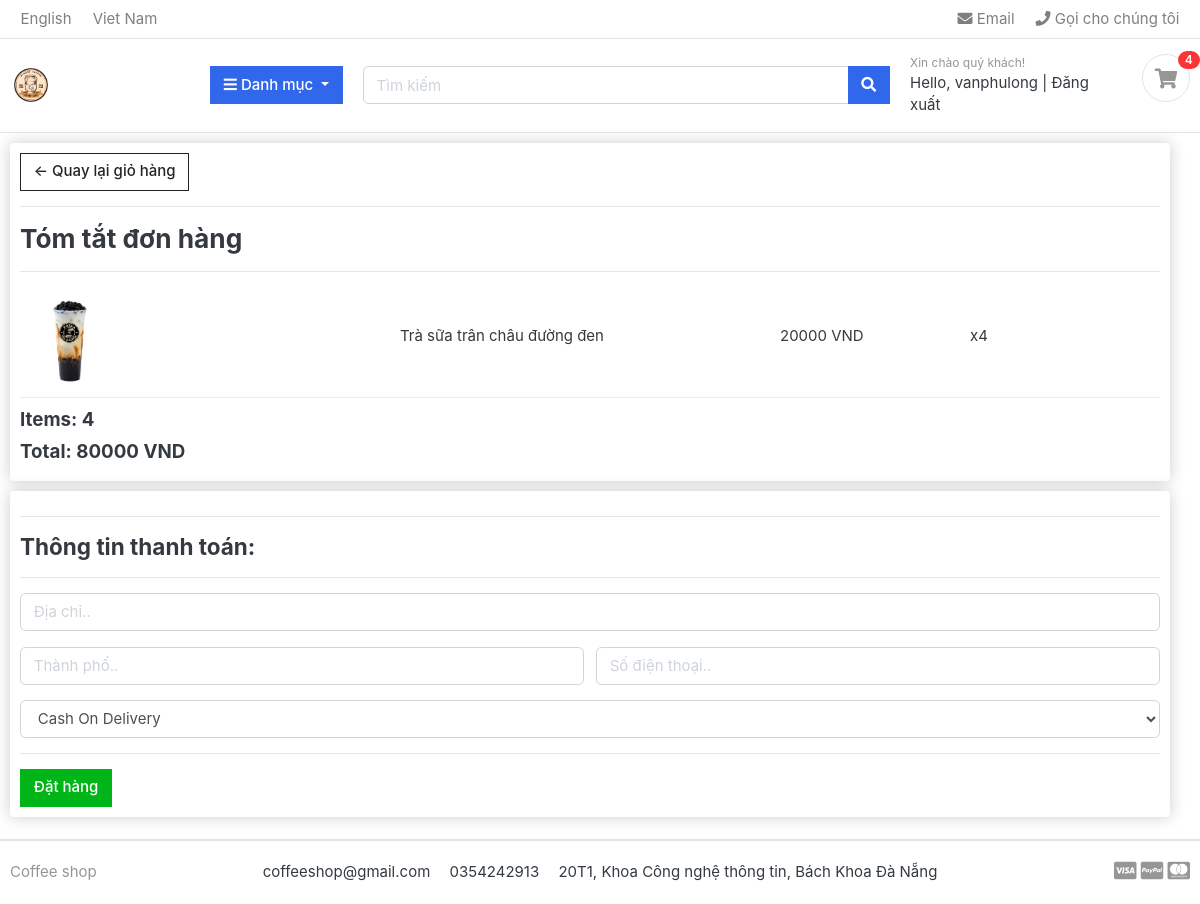
Before: /cart/checkout/ (signed in) with the older database file.
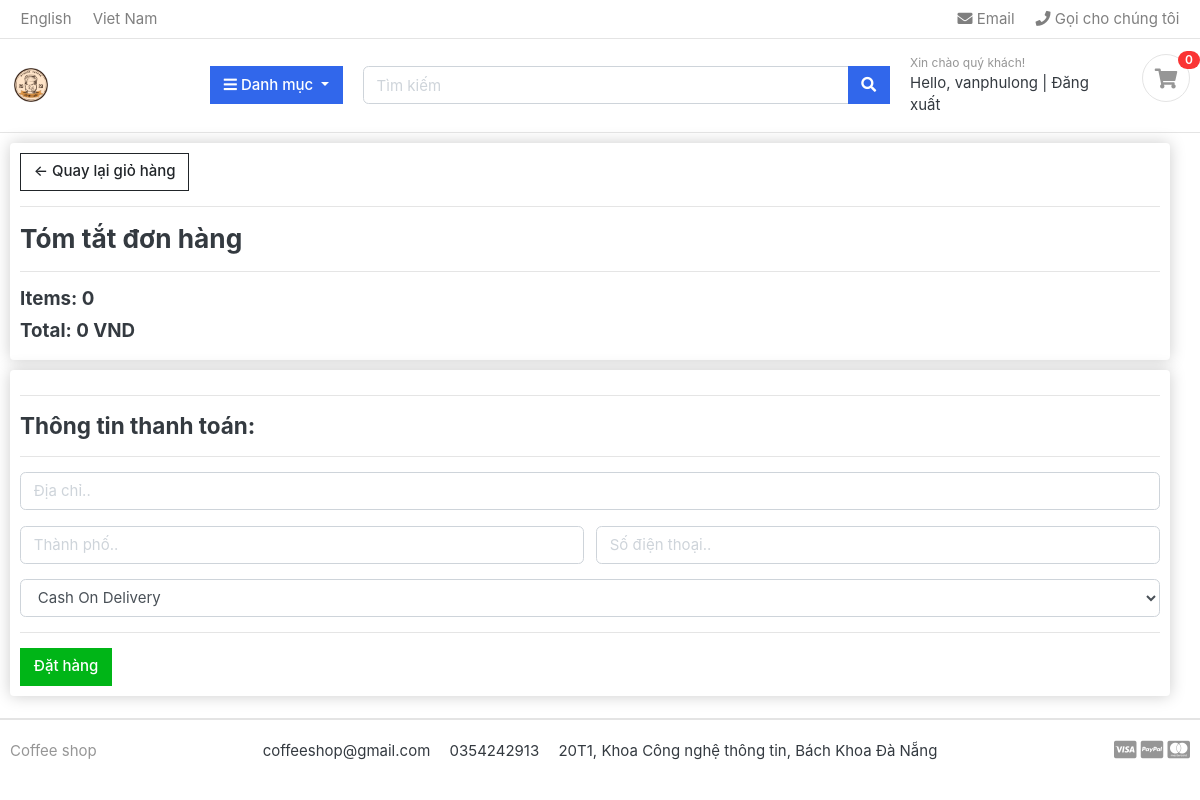
After: the same page with the newer database file.
### cart/models.py (models this page shows, shortened)
class OrderItem(models.Model):
    product = models.ForeignKey(Product, on_delete=models.SET_NULL, null=True)
    order = models.ForeignKey(Order, on_delete=models.SET_NULL, null=True)
    quantity = models.IntegerField(default=0)
    date_added = models.DateTimeField(default=now)
    @property
    def get_total(self):
        total = self.product.price * self.quantity
        return total

class Order(models.Model):
    customer = models.ForeignKey(Customer, on_delete=models.SET_NULL, null=True)
    date_ordered = models.DateTimeField(default=now)
    complete = models.BooleanField(default=False)
    @property
    def get_cart_total(self):
        orderitems = self.orderitem_set.all()
        total = sum([item.get_total for item in orderitems])
        return total
    @property
    def get_cart_items(self):
        orderitems = self.orderitem_set.all()
        total = sum([item.quantity for item in orderitems])
        return total

### coffee/models.py (models this page shows, shortened)
class Product(models.Model):
    name = models.CharField(max_length=255, unique=True)
    slug = models.SlugField(max_length=100, unique=True)
    price = models.FloatField()
    quantity = models.IntegerField()
    category = models.ForeignKey(Category, on_delete=models.CASCADE)
    image = models.ImageField(max_length=100, upload_to='products/images', blank=True)
    description = models.TextField(max_length=2048, blank=True, default='')

### cart/views.py (the view, shortened to what this page needs)
# urls.py: path('checkout/', views.checkout, name='checkout'),
def checkout(request):
    if request.user.is_authenticated:
        data = cartData(request)
        items = data['items']
        order = data['order']
        cartItems = data['cartItems']
        total = order.get_cart_total
        return render(request, "checkout.html", {'items':items, 'order':order, 'cartItems':cartItems, 'alert':False})

### cart/inherit.py (called while the page is built, shortened)
def cartData(request):
    if request.user.is_authenticated:
        customer = request.user.customer
        order, created = Order.objects.get_or_create(customer=customer, complete=False)
        items = order.orderitem_set.all()
        cartItems = order.get_cart_items
    return {'cartItems':cartItems, 'items':items, 'order':order}

### category/context_processors.py (called while the page is built)
def menu_links(request):
    links = Category.objects.all()
    return dict(links=links)

### category/models.py (called while the page is built)
    def get_url(self):
        return reverse('products_by_category', args=[self.slug])

### templates/checkout.html (shortened to what this page needs)
{% extends 'base.html' %}
{% load static %}
{% block content %}
<div class="container-fluid row">
    <div class="col-lg-12">
        <div class="box-element">
            <a class="btn btn-outline-dark" href="/cart/">&#x2190; Quay lại giỏ hàng</a>
            <hr>
            <h3>Tóm tắt đơn hàng</h3>
            <hr>
            {% for item in items %}
            <div class="cart-row">
                <div style="flex:2"><img class="row-image" src="{{item.product.image.url}}"></div>
                <div style="flex:2">
                    <p>{{item.product.name}}</p>
                </div>
                <div style="flex:1">
                    <p>{{item.product.price|floatformat:0}} VND</p>
                </div>
                <div style="flex:1">
                    <p>x{{item.quantity}}</p>
                </div>
            </div>
            {% endfor %}
            <h5>Items: {{order.get_cart_items}}</h5>
            <h5>Total: {{order.get_cart_total|floatformat:0}} VND</h5>
        </div>
    </div>
    <div class="col-lg-12">
        <div class="box-element" id="form-wrapper">
            <form method="POST"> {% csrf_token %}
                <div id="shipping-info">
                    <hr>
                    <h4>Thông tin thanh toán:</h4>
                    <hr>
                    <div class="">
                        <input class="form-control" type="text" name="address" placeholder="Địa chỉ.." required>
                    </div>
                    <div style="display: flex; gap: 12px; margin-top: 16px;">
                        <div style="flex: auto;">
                            <input class="form-control" type="text" name="city" placeholder="Thành phố.." required>
                        </div>
                        <div style="flex: auto;">
                            <input class="form-control" type="text" name="phone_number" placeholder="Số điện thoại.." required>
                        </div>
                    </div>
                    <div class="mt-3">
                        <select name="payment" id="payment" class="form-control mt-3">
                            <option value="Cash On Delivery">Cash On Delivery</option>
                        </select>
                    </div>
                </div>
                <hr>
                <input type="submit" value="Đặt hàng" id="form-button" class="btn btn-success">
            </form>
        </div>
        <br>
    </div>
</div>
{% endblock %}

### templates/includes/navbar.html (shortened to what this page needs)
{% load static %}
<header class="section-header">
    <nav class="navbar p-md-0 navbar-expand-sm navbar-light border-bottom">
        <div class="container">
            <div class="collapse navbar-collapse" id="navbarTop4">
                <ul class="navbar-nav mr-auto">
                    <li class="nav-item dropdown">
                        <a href="#" class="nav-link"> English </a>
                    </li>
                    <li class="nav-item dropdown">
                        <a href="#" class="nav-link"> Viet Nam </a>
                    </li>
                </ul>
                <ul class="navbar-nav">
                    <li><a href="#" class="nav-link"> <i class="fa fa-envelope"></i> Email </a></li>
                    <li><a href="#" class="nav-link"> <i class="fa fa-phone"></i> Gọi cho chúng tôi </a></li>
                </ul>
            </div>
        </div>
    </nav>
    <section class="header-main border-bottom">
        <div class="container">
            <div class="row align-items-center">
                <div class="col-lg-2 col-md-3 col-6">
                    <a href="{% url 'home' %}" class="brand-wrap">
                        <img class="logo" src="{% static 'images/logo-shop.png' %}">
                    </a>
                </div>
                <div class="col-lg col-sm col-md col-6 flex-grow-0">
                    <div class="category-wrap dropdown d-inline-block float-right">
                        <button type="button" class="btn btn-primary dropdown-toggle" data-toggle="dropdown">
                            <i class="fa fa-bars"></i> Danh mục
                        </button>
                    </div>
                </div>
                <div class="col-lg  col-md-6 col-sm-12 col">
                    <form action="{% url 'search' %}" class="search">
                        <div class="input-group w-100">
                            <input type="text" class="form-control" style="width:60%;" placeholder="Tìm kiếm" name="keyword">
                            <div class="input-group-append">
                                <button class="btn btn-primary" type="submit">
                                    <i class="fa fa-search"></i>
                                </button>
                            </div>
                        </div>
                    </form>
                </div>
                <div class="col-lg-3 col-sm-6 col-8 order-2 order-lg-3">
                    <div class="d-flex justify-content-end mb-3 mb-lg-0">
                        <div class="widget-header">
                            <small class="title text-muted">Xin chào quý khách!</small>
                            <div>
                                {% if request.user.is_active %}
                                <span class="greet">Hello, {{request.user}}</span> <span class="dark-transp"> | </span>
                                <span><a class="greet" href="{% url 'logout' %}">Đăng xuất</a></span>
                                {% else %}
                                <a href="{% url 'login' %}">Đăng nhập</a> <span class="dark-transp"> | </span>
                                <a href="{%url 'register' %}">Đăng ký</a>
                                {% endif %}
                            </div>
                        </div>
                        <a href="/cart" class="widget-header pl-3 ml-3">
                            <div class="icon icon-sm rounded-circle border"><i class="fa fa-shopping-cart"></i></div>
                            <span class="badge badge-pill badge-danger notify">{{cartItems}}</span>
                        </a>
                    </div>
                </div>
            </div>
        </div>
    </section>
</header>

Changed rows visible on the page:
no longer on this page (row unchanged): OrderItem: product.image (picture), product.name "Trà sữa trân châu đường đen", product.price "20000", quantity "4"
no longer on this page (row edited): Order: get_cart_items "4", get_cart_total "80000"
added Order: get_cart_items "0", get_cart_total "0"
Other visible differences:
{{ cartItems }}: "4" → "0"
